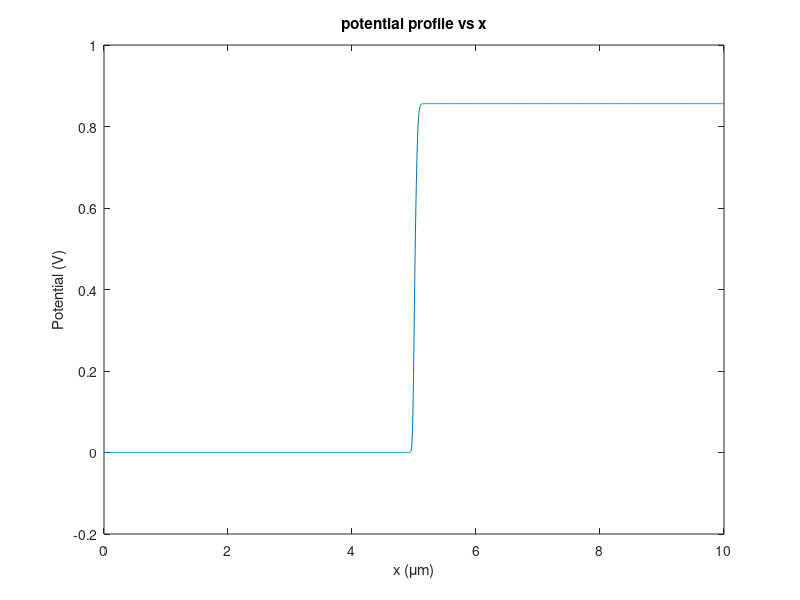
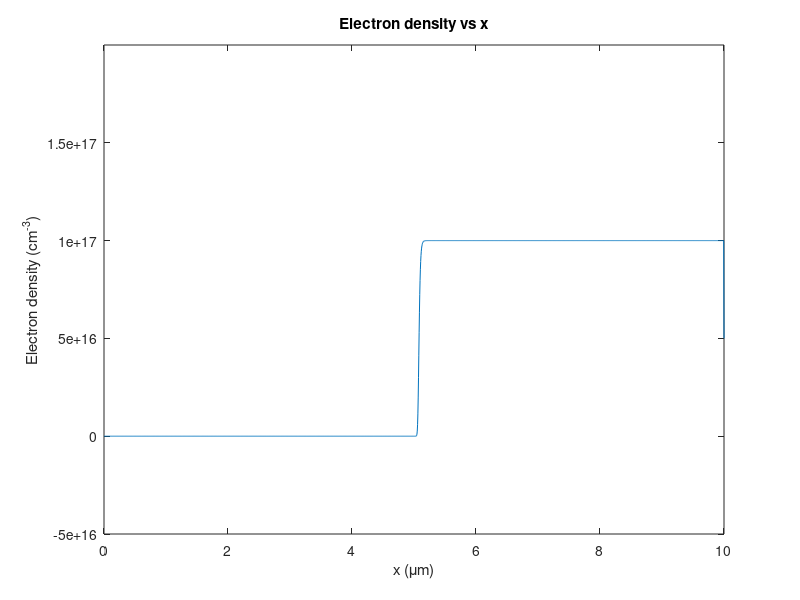
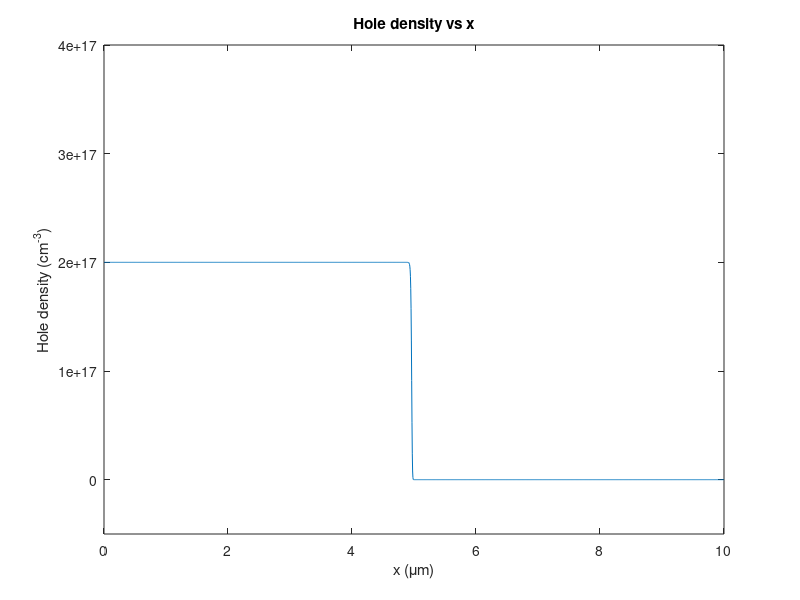
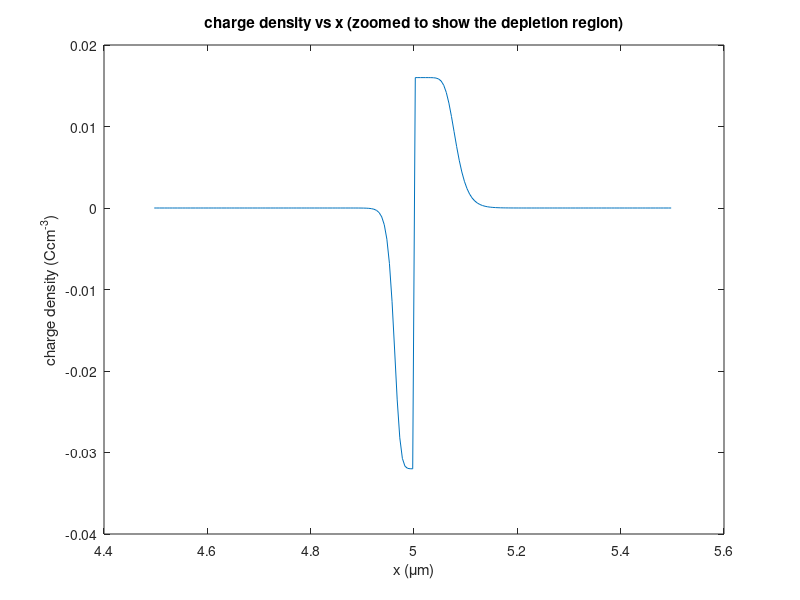

MATLAB code to generate these figures, in order:

clc;
clear all;
close all;

N = 1000;%number of grid points on each region
Nx = 2*N; %total number of grid points
del = (10000)/((N-1)*2+1); %grid spacing such that the discontinuity point
                           %(point where p and n regions touch) not included
delta = del*1e-9;%grid spacing with proper units

%doping profile 
           %units
NA = 2e23; %m-3
ND = 1e23; %m-3
NC = 2.7e25;%m-3
NV=1.04e25;%m-3
%fundamental constants
e0 = 8.85e-12;
epsi = 11.2*e0;
q = 1.6e-19;
vt = 26e-3;
ni = 1e16;

%initialize potential and charge densities
v = zeros(1,Nx);
n = zeros(1,Nx);
p = zeros(1,Nx);
C(1:N) = -1*NA; %C = ND - NA
n(1) = (ni^2)/NA;
p(1) = NA;
p(2:N) = NA/2;
n(2:N) = (ni^2)/(NA/2);
n(Nx) = ND;
p(Nx) = (ni^2)/ND;
n(N+2:Nx) = ND/2;
p(N+2:Nx) = (ni^2)/(ND/2);
C(N+1:Nx) = ND;
rho = q*(p - n + C); %charge densities

emax = 0;
it = 1;

%
% Solve for Equilibruim condition
%
while true
    
    %
    % poisson equation
    %
    for i=2:Nx
        if ((i < Nx))
             vnew(i) = ((v(i-1)+v(i+1))/2) + ((rho(i)*delta^2)/(2*epsi));     
        else
            vnew(i) = v(i-1);
        end
        e = abs((vnew(i)-v(i))/vnew(i));
        if e > emax
            emax = e;
        end
        v(i) = vnew(i);
    end
    
    %
    %Continuity equation using Scharfetter-Gummel scheme
    %
    for i=2:Nx
        if(i<Nx)
            n(i) = n(i-1)*exp((v(i+1)-v(i-1))/(2*vt));
            p(i) = p(i-1)*exp((v(i-1)-v(i+1))/(2*vt));
            rho(i) = q*(p(i) - n(i) + C(i));
        end
    end
    str = sprintf('iteration = %d, max error = %f',it,emax);
    disp(str)
    it=it+1;
    if emax <= 0.01; break; end %tolerance
    emax = 0;
end

Ec = 26e-3*log(NC./n); %eV
Ev = 26e-3*log(p./NV);
Ef(1:Nx) = 0;
%plots
x= 0:delta*1e6:10;

%potential profile
figure
plot(x,v);
xlabel('x (\mum)')
ylabel('Potential (V)')
title('potential profile vs x')
% axis([0 max(x) -1 0.1])

%electron density
figure
plot(x,n.*1e-6);
xlabel('x (\mum)')
ylabel('Electron density (cm^{-3})')
title('Electron density vs x')
axis([0 max(x) -0.5e17 2*max(n)*1e-6])

%hole density
figure
plot(x,p.*1e-6)
xlabel('x (\mum)')
ylabel('Hole density (cm^{-3})')
title('Hole density vs x')
axis([0 max(x) -0.5e17 2*max(p)*1e-6])

%charge density
figure
plot(x(900:1100),rho(900:1100).*1e-6)
xlabel('x (\mum)')
ylabel('charge density (Ccm^{-3})')
title('charge density vs x (zoomed to show the depletion region)')

%band diagram
figure
plot(x(900:1100),Ec(900:1100),x(900:1100),Ev(900:1100),x(900:1100),Ef(900:1100))
legend('Ec','Ef','Ev')
xlabel('x (\mum)')
ylabel('Energy (eV)')
title('Band diagram (zoomed to show the depletion region)')